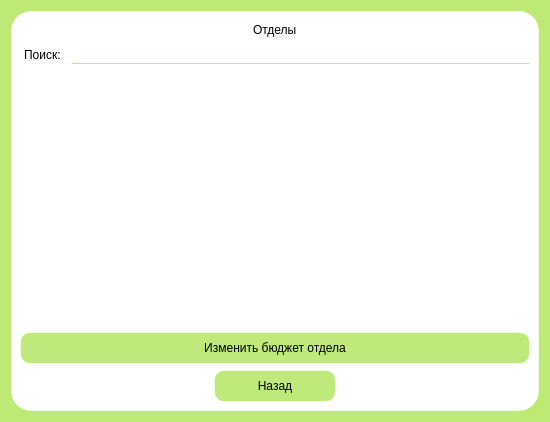
<?xml version="1.0" encoding="UTF-8"?>
<ui version="4.0">
 <class>accountantbudgetwindow</class>
 <widget class="QWidget" name="accountantbudgetwindow">
  <property name="geometry">
   <rect>
    <x>0</x>
    <y>0</y>
    <width>550</width>
    <height>422</height>
   </rect>
  </property>
  <property name="windowTitle">
   <string>Dialog</string>
  </property>
  <property name="styleSheet">
   <string notr="true">background-color: rgb(190, 233, 116);</string>
  </property>
  <layout class="QGridLayout" name="gridLayout">
   <item row="0" column="0">
    <widget class="QWidget" name="widget" native="true">
     <property name="styleSheet">
      <string notr="true">background-color: rgb(255, 255, 255);
border: 1px solid rgba(255, 255, 255, 140);
border-radius: 20px;</string>
     </property>
     <layout class="QVBoxLayout" name="verticalLayout">
      <item>
       <layout class="QHBoxLayout" name="horizontalLayout_3">
        <item>
         <spacer name="horizontalSpacer">
          <property name="orientation">
           <enum>Qt::Horizontal</enum>
          </property>
          <property name="sizeHint" stdset="0">
           <size>
            <width>40</width>
            <height>20</height>
           </size>
          </property>
         </spacer>
        </item>
        <item>
         <widget class="QLabel" name="label">
          <property name="text">
           <string>Отделы</string>
          </property>
         </widget>
        </item>
        <item>
         <spacer name="horizontalSpacer_2">
          <property name="orientation">
           <enum>Qt::Horizontal</enum>
          </property>
          <property name="sizeHint" stdset="0">
           <size>
            <width>40</width>
            <height>20</height>
           </size>
          </property>
         </spacer>
        </item>
       </layout>
      </item>
      <item>
       <layout class="QHBoxLayout" name="horizontalLayout">
        <item>
         <widget class="QLabel" name="label_2">
          <property name="text">
           <string>Поиск:</string>
          </property>
         </widget>
        </item>
        <item>
         <widget class="QLineEdit" name="Search">
          <property name="cursor">
           <cursorShape>PointingHandCursor</cursorShape>
          </property>
          <property name="styleSheet">
           <string notr="true">border-bottom-color: rgb(190, 233, 116);</string>
          </property>
         </widget>
        </item>
       </layout>
      </item>
      <item>
       <layout class="QHBoxLayout" name="horizontalLayout_2"/>
      </item>
      <item>
       <widget class="QTableView" name="table_budget">
        <property name="cursor" stdset="0">
         <cursorShape>ArrowCursor</cursorShape>
        </property>
        <property name="styleSheet">
         <string notr="true"/>
        </property>
       </widget>
      </item>
      <item>
       <widget class="QPushButton" name="change_budget">
        <property name="cursor">
         <cursorShape>PointingHandCursor</cursorShape>
        </property>
        <property name="styleSheet">
         <string notr="true">QPushButton {
color: black;
background-color: rgb(191, 233, 123);
border-radius: 10px;
width: 120px;
height: 30px;
} 
QPushButton:hover{
background-color: rgba(191, 233,140);
}

QPushButton:pressed{
background-color: rgba(191, 233,180);
}</string>
        </property>
        <property name="text">
         <string>Изменить бюджет отдела</string>
        </property>
       </widget>
      </item>
      <item>
       <layout class="QHBoxLayout" name="horizontalLayout_4">
        <item>
         <spacer name="horizontalSpacer_3">
          <property name="orientation">
           <enum>Qt::Horizontal</enum>
          </property>
          <property name="sizeHint" stdset="0">
           <size>
            <width>40</width>
            <height>20</height>
           </size>
          </property>
         </spacer>
        </item>
        <item>
         <widget class="QPushButton" name="return_acccc">
          <property name="cursor">
           <cursorShape>ArrowCursor</cursorShape>
          </property>
          <property name="styleSheet">
           <string notr="true">QPushButton {
color: black;
background-color: rgb(191, 233, 123);
border-radius: 10px;
width: 120px;
height: 30px;
} 
QPushButton:hover{
background-color: rgba(191, 233,140);
}

QPushButton:pressed{
background-color: rgba(191, 233,180);
}</string>
          </property>
          <property name="text">
           <string>Назад</string>
          </property>
         </widget>
        </item>
        <item>
         <spacer name="horizontalSpacer_4">
          <property name="orientation">
           <enum>Qt::Horizontal</enum>
          </property>
          <property name="sizeHint" stdset="0">
           <size>
            <width>40</width>
            <height>20</height>
           </size>
          </property>
         </spacer>
        </item>
       </layout>
      </item>
     </layout>
    </widget>
   </item>
  </layout>
 </widget>
 <resources/>
 <connections/>
</ui>
